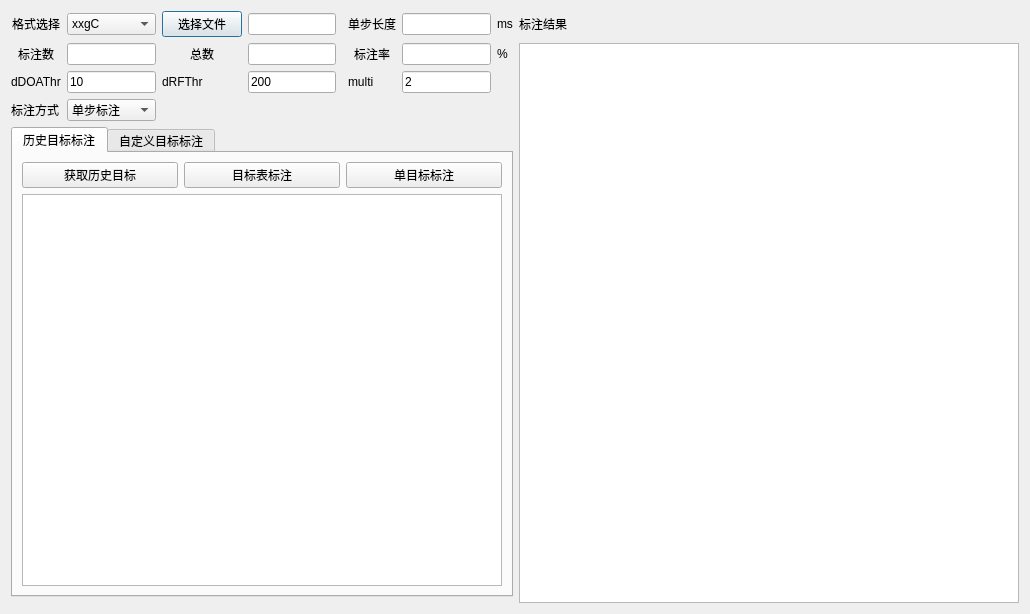
<?xml version="1.0" encoding="UTF-8"?>
<ui version="4.0">
 <class>Dialog</class>
 <widget class="QDialog" name="Dialog">
  <property name="geometry">
   <rect>
    <x>0</x>
    <y>0</y>
    <width>1030</width>
    <height>614</height>
   </rect>
  </property>
  <property name="windowTitle">
   <string>历史信息及自定义标注</string>
  </property>
  <layout class="QGridLayout" name="gridLayout">
   <item row="0" column="0">
    <widget class="QLabel" name="label">
     <property name="text">
      <string>格式选择</string>
     </property>
     <property name="alignment">
      <set>Qt::AlignCenter</set>
     </property>
    </widget>
   </item>
   <item row="0" column="3">
    <widget class="QLineEdit" name="le_filename"/>
   </item>
   <item row="1" column="7">
    <widget class="QLabel" name="label_7">
     <property name="text">
      <string>%</string>
     </property>
    </widget>
   </item>
   <item row="3" column="0">
    <widget class="QLabel" name="label_29">
     <property name="text">
      <string>标注方式</string>
     </property>
    </widget>
   </item>
   <item row="1" column="1">
    <widget class="QLineEdit" name="le_marknum"/>
   </item>
   <item row="0" column="1">
    <widget class="QComboBox" name="cb_fmt">
     <item>
      <property name="text">
       <string>xxgC</string>
      </property>
     </item>
     <item>
      <property name="text">
       <string>STRU</string>
      </property>
     </item>
     <item>
      <property name="text">
       <string>xD</string>
      </property>
     </item>
     <item>
      <property name="text">
       <string>xxgZ</string>
      </property>
     </item>
    </widget>
   </item>
   <item row="0" column="5">
    <widget class="QLabel" name="label_2">
     <property name="text">
      <string>单步长度</string>
     </property>
     <property name="alignment">
      <set>Qt::AlignCenter</set>
     </property>
    </widget>
   </item>
   <item row="0" column="7">
    <widget class="QLabel" name="label_3">
     <property name="text">
      <string>ms</string>
     </property>
    </widget>
   </item>
   <item row="0" column="2">
    <widget class="QPushButton" name="btn_chooseFile">
     <property name="text">
      <string>选择文件</string>
     </property>
    </widget>
   </item>
   <item row="0" column="6">
    <widget class="QLineEdit" name="le_step_length">
     <property name="inputMask">
      <string>0000000</string>
     </property>
    </widget>
   </item>
   <item row="1" column="5">
    <widget class="QLabel" name="label_6">
     <property name="text">
      <string>标注率</string>
     </property>
     <property name="alignment">
      <set>Qt::AlignCenter</set>
     </property>
    </widget>
   </item>
   <item row="1" column="0">
    <widget class="QLabel" name="label_4">
     <property name="text">
      <string>标注数</string>
     </property>
     <property name="alignment">
      <set>Qt::AlignCenter</set>
     </property>
    </widget>
   </item>
   <item row="0" column="8">
    <widget class="QLabel" name="label_28">
     <property name="text">
      <string>标注结果</string>
     </property>
    </widget>
   </item>
   <item row="1" column="2">
    <widget class="QLabel" name="label_5">
     <property name="text">
      <string>总数</string>
     </property>
     <property name="alignment">
      <set>Qt::AlignCenter</set>
     </property>
    </widget>
   </item>
   <item row="1" column="3">
    <widget class="QLineEdit" name="le_totalnum"/>
   </item>
   <item row="1" column="6">
    <widget class="QLineEdit" name="le_markrate"/>
   </item>
   <item row="2" column="0">
    <widget class="QLabel" name="label_24">
     <property name="text">
      <string>dDOAThr</string>
     </property>
    </widget>
   </item>
   <item row="4" column="0" colspan="8">
    <widget class="QTabWidget" name="tabWidget">
     <property name="currentIndex">
      <number>0</number>
     </property>
     <widget class="QWidget" name="tab">
      <attribute name="title">
       <string>历史目标标注</string>
      </attribute>
      <layout class="QGridLayout" name="gridLayout_2">
       <item row="0" column="0">
        <widget class="QPushButton" name="btn_getHistoryTgt">
         <property name="text">
          <string>获取历史目标</string>
         </property>
        </widget>
       </item>
       <item row="0" column="1">
        <widget class="QPushButton" name="btn_tgtsMark">
         <property name="text">
          <string>目标表标注</string>
         </property>
        </widget>
       </item>
       <item row="0" column="2">
        <widget class="QPushButton" name="btn_tgtMark">
         <property name="text">
          <string>单目标标注</string>
         </property>
        </widget>
       </item>
       <item row="1" column="0" colspan="3">
        <widget class="QTableView" name="tableView_trgt"/>
       </item>
      </layout>
     </widget>
     <widget class="QWidget" name="tab_2">
      <attribute name="title">
       <string>自定义目标标注</string>
      </attribute>
      <layout class="QGridLayout" name="gridLayout_3">
       <item row="0" column="0">
        <widget class="QLabel" name="label_8">
         <property name="text">
          <string>RFmin</string>
         </property>
        </widget>
       </item>
       <item row="0" column="4">
        <widget class="QLineEdit" name="le_rfmax"/>
       </item>
       <item row="3" column="1">
        <widget class="QLineEdit" name="le_doamin">
         <property name="text">
          <string>0</string>
         </property>
        </widget>
       </item>
       <item row="3" column="2">
        <widget class="QLabel" name="label_12">
         <property name="text">
          <string>DOAmax</string>
         </property>
        </widget>
       </item>
       <item row="2" column="4">
        <widget class="QLineEdit" name="le_primax"/>
       </item>
       <item row="2" column="1">
        <widget class="QLineEdit" name="le_primin"/>
       </item>
       <item row="0" column="2">
        <widget class="QLabel" name="label_9">
         <property name="text">
          <string>RFmax</string>
         </property>
        </widget>
       </item>
       <item row="4" column="2">
        <widget class="QLabel" name="label_22">
         <property name="text">
          <string>PAmax</string>
         </property>
        </widget>
       </item>
       <item row="4" column="1">
        <widget class="QLineEdit" name="le_pamin">
         <property name="text">
          <string>0</string>
         </property>
        </widget>
       </item>
       <item row="3" column="4">
        <widget class="QLineEdit" name="le_doamax">
         <property name="text">
          <string>1024</string>
         </property>
        </widget>
       </item>
       <item row="2" column="0">
        <widget class="QLabel" name="label_11">
         <property name="text">
          <string>PRImin</string>
         </property>
        </widget>
       </item>
       <item row="2" column="2">
        <widget class="QLabel" name="label_10">
         <property name="text">
          <string>PRImax</string>
         </property>
        </widget>
       </item>
       <item row="3" column="0">
        <widget class="QLabel" name="label_13">
         <property name="text">
          <string>DOAmin</string>
         </property>
        </widget>
       </item>
       <item row="0" column="1">
        <widget class="QLineEdit" name="le_rfmin"/>
       </item>
       <item row="4" column="4">
        <widget class="QLineEdit" name="le_pamax">
         <property name="text">
          <string>3000</string>
         </property>
        </widget>
       </item>
       <item row="6" column="0">
        <widget class="QLabel" name="label_14">
         <property name="text">
          <string>PWmin</string>
         </property>
        </widget>
       </item>
       <item row="4" column="0">
        <widget class="QLabel" name="label_23">
         <property name="text">
          <string>PAmin</string>
         </property>
        </widget>
       </item>
       <item row="6" column="1">
        <widget class="QLineEdit" name="le_pwmin">
         <property name="text">
          <string>0</string>
         </property>
        </widget>
       </item>
       <item row="6" column="4">
        <widget class="QLineEdit" name="le_pwmax">
         <property name="text">
          <string>3000</string>
         </property>
        </widget>
       </item>
       <item row="6" column="2">
        <widget class="QLabel" name="label_26">
         <property name="text">
          <string>PWmax</string>
         </property>
        </widget>
       </item>
       <item row="10" column="1">
        <widget class="QPushButton" name="btn_mark">
         <property name="text">
          <string>开始标注</string>
         </property>
        </widget>
       </item>
      </layout>
     </widget>
    </widget>
   </item>
   <item row="3" column="1">
    <widget class="QComboBox" name="cb_markMethod">
     <item>
      <property name="text">
       <string>单步标注</string>
      </property>
     </item>
     <item>
      <property name="text">
       <string>全部标注</string>
      </property>
     </item>
    </widget>
   </item>
   <item row="2" column="3">
    <widget class="QLineEdit" name="le_drfthr">
     <property name="text">
      <string>200</string>
     </property>
    </widget>
   </item>
   <item row="1" column="8" rowspan="5" colspan="2">
    <widget class="QTableView" name="tableView_markRes">
     <property name="minimumSize">
      <size>
       <width>500</width>
       <height>0</height>
      </size>
     </property>
    </widget>
   </item>
   <item row="2" column="5">
    <widget class="QLabel" name="label_25">
     <property name="text">
      <string>multi</string>
     </property>
    </widget>
   </item>
   <item row="2" column="1">
    <widget class="QLineEdit" name="le_ddoathr">
     <property name="text">
      <string>10</string>
     </property>
    </widget>
   </item>
   <item row="2" column="6">
    <widget class="QLineEdit" name="le_multi">
     <property name="text">
      <string>2</string>
     </property>
    </widget>
   </item>
   <item row="2" column="2">
    <widget class="QLabel" name="label_27">
     <property name="text">
      <string>dRFThr</string>
     </property>
    </widget>
   </item>
  </layout>
 </widget>
 <resources/>
 <connections/>
</ui>
